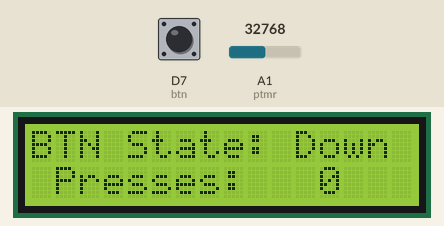
Recording of a program running on a simulated CircuitPython board. Parts: 16×2 character LCD. The inputs (shaded band) are chosen by the test bench; at power-on: A1 (ptmr) = 32768, D7 (btn) HIGH (analog values on the 0–65535 scale). What the program prints to the serial console is not drawn.

Above: at 1.2 s.
1.3 s: A1 (ptmr) set to 46064
2.8 s: A1 (ptmr) set to 47712
At 4.0 s:
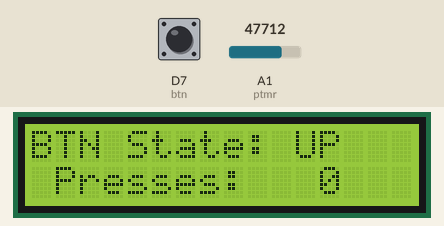
4.3 s: D7 (btn) pulled LOW for 0.15 s
At 5.1 s:
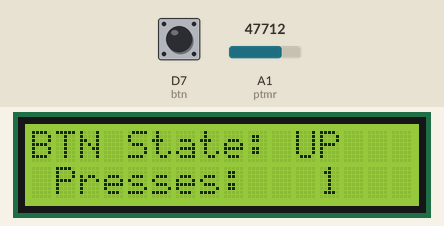
5.9 s: D7 (btn) pulled LOW for 1 s
At 6.9 s:
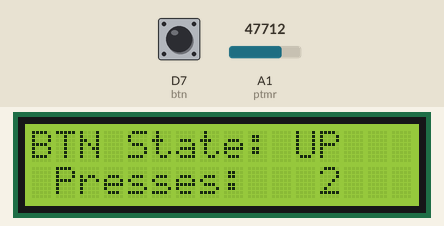
8.4 s: A1 (ptmr) set to 46345
At 9.2 s:
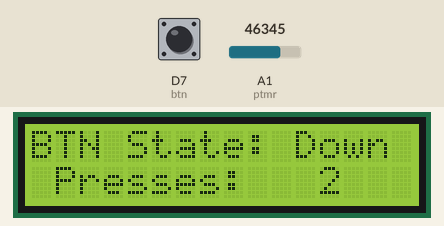
9.9 s: A1 (ptmr) set to 47655
At 10.5 s:
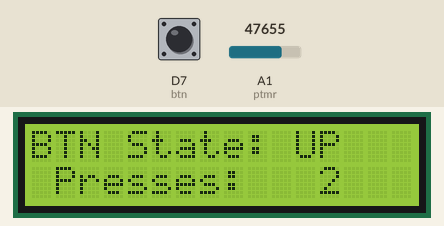
Timing chart, 0 to 12.4 s (numbered marks = the images above; inputs shaded):
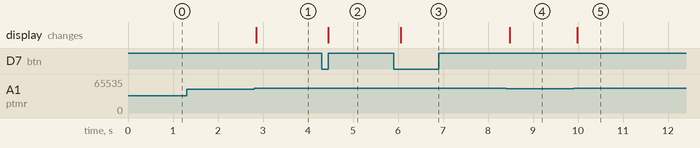

The program:

Curcuit_Python_LCD.py
```python
import board #imoprt all files
from lcd.lcd import LCD
from lcd.i2c_pcf8574_interface import I2CPCF8574Interface
import time
from digitalio import DigitalInOut, Direction, Pull
from analogio import AnalogIn
import simpleio

i2c = board.I2C() #get an i2c object
lcd = LCD(I2CPCF8574Interface(i2c, 0x27), num_rows=2, num_cols=16) #initiate LCD screen
ptmr = AnalogIn(board.A1) #identify potentiometer

btn = DigitalInOut(board.D7) #identify button
btn.direction = Direction.INPUT #identify button direction
btn.pull = Pull.UP #pull button up
counter = 0 #initialize counter
delta = 1 #initialize variable that counter changes by
lastBtn = btn.value #creates a second button value variable to call back to

while True:
    print(ptmr.value) #print potentiometer value
    lcd.set_cursor_pos(1,0) #set lcd cursor
    lcd.print(" Presses:") #print presses
    lcd.set_cursor_pos(1,12) #set lcd cursor
    lcd.print(str(counter)) #print counter
    lcd.print(" ") #removes excess integers after going between 9-11


    if ptmr.value<47000: #if potentiometer reads less than 47,000
        lcd.set_cursor_pos(0,0) #set cursor on lcd
        lcd.print("BTN State: Down  ") #print button state: down
        delta = -1 #set delta to -1
    else:
        lcd.set_cursor_pos(0,0) #set lcd cursor
        lcd.print("BTN State: UP    ") #print button state up
        delta = 1 #set delta to 1

    if not btn.value and lastBtn != btn.value: #if button is being pressed and button value is not the same as it was prior
        counter = counter + delta #add delta to counter

    lastBtn = btn.value #restating lastBtn
    time.sleep(0.05)
#problems: counts without button press
#zeros stay on the lcd when counting back from ten
```

Measured:
- the behaviour switches between 46992 and 47008 on A1 (ptmr) (found by bisection; images 0 and 1)
- after the input at 1.3 s, every drawn part: stays the same
- after the input at 2.8 s, the display: changes after 0.06 s (image 1)
- after the input at 4.3 s, the display: changes after 0.15 s (image 2)
- after the input at 5.9 s, the display: changes after 0.17 s (image 3)
- after the input at 8.4 s, the display: changes after 0.08 s (image 4)
- after the input at 9.9 s, the display: changes after 0.08 s (image 5)
